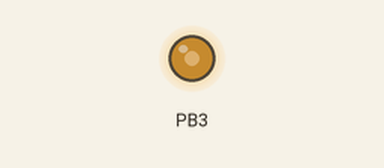
Simulated run of this program. Board: ATmega16, built with avr-gcc and emulated at 8 MHz. Shown: output pins drawn as LEDs (lit = HIGH). At 0.0 s the program stops and its outputs stay as they are.

Above: at 0.1 s.
Timing chart, 0 to 1.5 s (numbered marks = the images above):
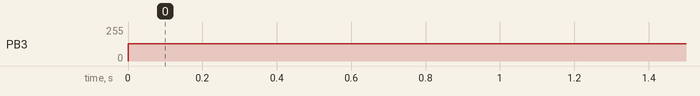

Measured:
- by itself, PB3: 0/255 → 128/255 at 0.00 s

The program:

main.cpp
```cpp
/*
 * CTCMode.cpp
 *
 * Created: 6/22/2023 10:58:31 AM
 * Author : Ngoc Dai
 */

// CTC: Clear Time on Compare match

#define F_CPU 8000000UL
#include <avr/io.h>
#include <util/delay.h>
#include <avr/interrupt.h>

int main(void)
{
	TCCR0 = (1<<WGM01) | (1<<COM00) | (1<<CS00);   /* CTC mode, toggle on compare match,
                      								clk- no pre-scaling */
	OCR0 = 10;					// compare value
	DDRB = DDRB | (1 << 3);		// set the Pin B3 as the output
    while (1);
}
```
